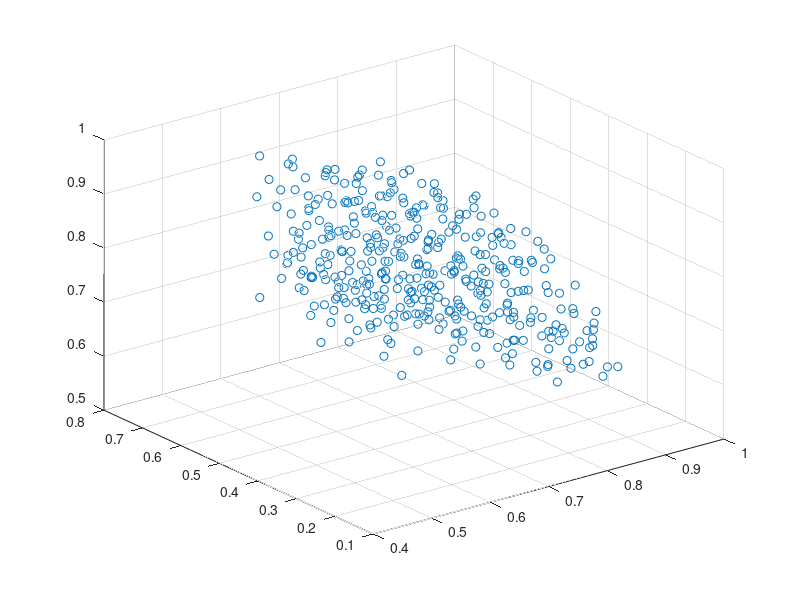

Recreate this plot in MATLAB.
Data = load('Poisson Map.txt');
X = Data(1, 1 : 3 : end);
Y = Data(1, 2 : 3 : end);
Z = Data(1, 3 : 3 : end);

scatter3(X, Y, Z);
saveas(gcf, ['Poisson Map ' num2str(size(X, 2)) '.jpg']);